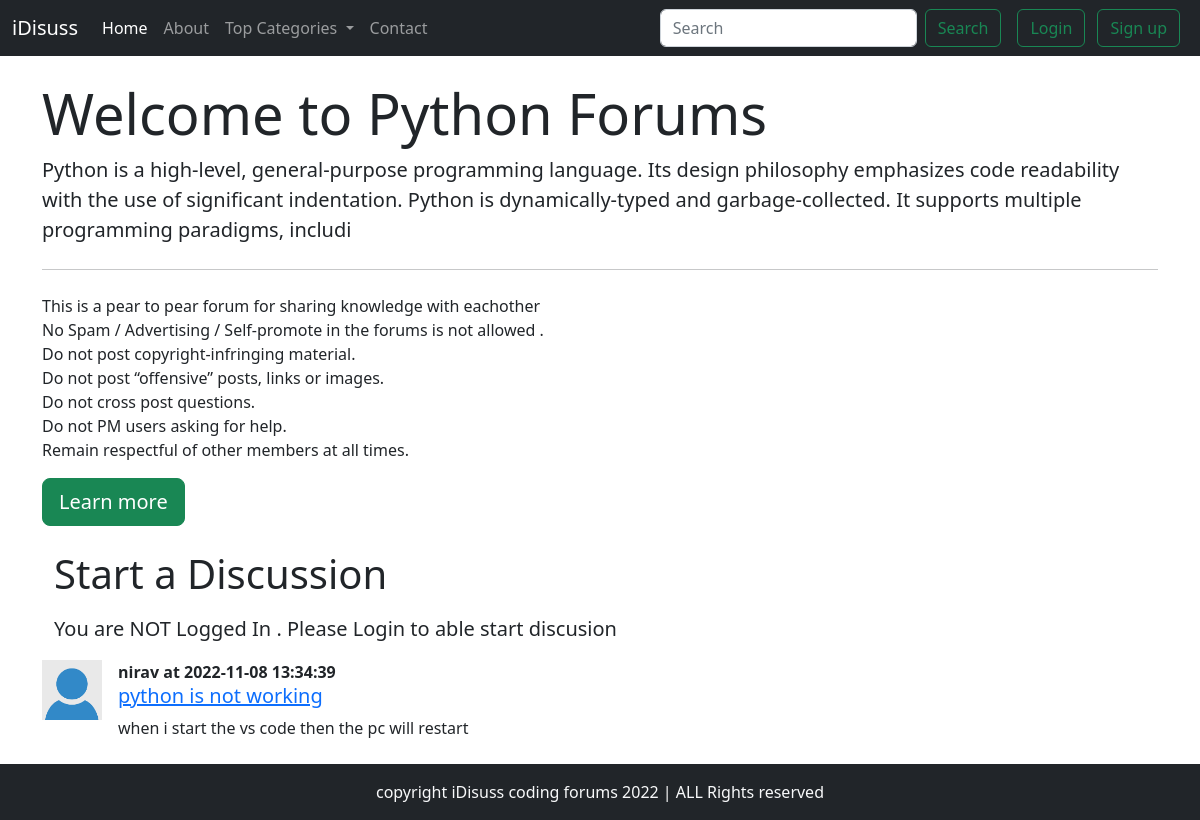
/threads.php?catid=1, run on the app's committed database.
### tables this page shows
CREATE TABLE `categories` (
  `category_id` int(8) NOT NULL,
  `category_name` varchar(255) NOT NULL,
  `category_discription` varchar(255) NOT NULL,
  `created` datetime NOT NULL DEFAULT current_timestamp()
);

CREATE TABLE `threads` (
  `thread_id` int(7) NOT NULL,
  `thread_title` varchar(255) NOT NULL,
  `thread_desc` text NOT NULL,
  `thread_cat_id` int(7) NOT NULL,
  `thread_user_id` int(7) NOT NULL,
  `timestamp` datetime NOT NULL DEFAULT current_timestamp()
);

CREATE TABLE `users` (
  `sno` int(8) NOT NULL,
  `user_email` varchar(30) NOT NULL,
  `user_pass` varchar(255) NOT NULL,
  `timestamp` datetime NOT NULL DEFAULT current_timestamp()
);

### threads.php (the view, shortened to what this page needs)
<!doctype html>
<html lang="en">
<head>
    <link href="https://cdn.jsdelivr.net/npm/bootstrap@5.2.0-beta1/dist/css/bootstrap.min.css" rel="stylesheet"
>
</head>
<body>
    <?php include 'partials/_header.php' ?>
    <?php include 'partials/_dbconnect.php' ?>
    <?php
    $id = $_GET['catid'];
    $sql = "SELECT * FROM `categories` WHERE category_id = $id";
        $result = mysqli_query($conn, $sql);
        while($row = mysqli_fetch_assoc($result))
        {
            $catname = $row['category_name'];
            $catdesc = $row['category_discription'];
        }
    ?>
    <div class="container my-4">
        <div class="jumbotron">
            <h1 class="display-4">Welcome to <?php echo $catname ;?> Forums </h1>
            <p class="lead">
                <?php echo  $catdesc; ?>
            </p>
            <hr class="my-4">
            <p>This is a pear to pear forum for sharing knowledge with eachother<br>
                No Spam / Advertising / Self-promote in the forums is not allowed . <br>
                Do not post copyright-infringing material.<br>
                Do not post “offensive” posts, links or images.<br>
                Do not cross post questions. <br>
                Do not PM users asking for help. <br>
                Remain respectful of other members at all times.<br>
            </p>
            <p class="btn btn-success btn-lg" href="#" roles="button">Learn more</p>
        </div>
        <?php
        if(isset($_SESSION['loggedin']) && $_SESSION['loggedin'] == true)
        {
        echo '<div class="container">
            <h1 class="py-2">Start a Discussion</h1>
            <div class="container">
                <form action="'.$_SERVER["REQUEST_URI"].'" method="POST">
                    <div class="mb-3">
                        <label class="form-label">Problem title</label>
                        <input type="text" class="form-control" id="title" name="title">
                        <div id="emailHelp" class="form-text">Keep your title as crisp as short as possible </div>
                    </div>
                    <div class="form-floating">
                    <textarea class="form-control" placeholder="textarea" id="desc" name="desc"></textarea>
                    <div id="emailHelp" class="form-text">Elabroate Your Concern</div>
                    <input type ="hidden" name ="sno" value="'.$_SESSION["sno"].'">
                    </div>
                    <button type="submit" class="btn btn-success">Submit</button>
                </form>
            </div>';
        }
        else{
            echo '
            <div class="container">
            <h1 class="py-2">Start a Discussion</h1>
                <p  class ="lead">
                    You are NOT Logged In . Please Login to able start discusion
                </p>
            </div>' ;
        }
            ?>
            <?php
                $id = $_GET['catid'];
                $sql = "SELECT * FROM `threads` WHERE thread_cat_id = $id";
                $result = mysqli_query($conn, $sql);
                while($row = mysqli_fetch_assoc($result))
                {
                    $id = $row['thread_id'];
                    $title = $row['thread_title'];
                    $desc = $row['thread_desc'];
                    $threadtime = $row['timestamp'];
                    $thread_userid = $row['thread_user_id'];
                    $sql2 = "SELECT user_email FROM `users` WHERE sno= $thread_userid";
                    $result2 = mysqli_query($conn, $sql2);
                    $row2 = mysqli_fetch_assoc($result2);
                    echo '<div class="d-flex my-3">
                        <div class="flex-shrink-0">
                            <img src="img/default_user.png" width="60px" alt="user image ">
                        </div>
                        <div class="flex-grow-1 ms-3">
                        <p class = "font-weight-bold my-0"><b>'.$row2['user_email'].' at '. $threadtime.'</b></p>
                            <h5 class="mt-0"><a href="../forum/thread.php?threadid='.$id.'">'.$title.'</a></h5>
                            '.$desc.'
                        </div>
                    </div>';
                }
            ?>
        </div>
    <?php include 'partials/_footer.php'?>
</body>
</html>

### data on the page
categories: category_name "Python", category_discription "Python is a high-level, general-purpose programming language. Its design philosophy emphasizes code readability with the use of significant indentation. Python is dynamically-typed and garbage-collected. It supports multiple programming paradigms, includi"
threads: users.user_email "nirav", timestamp "2022-11-08 13:34:39", thread_title "python is not working", thread_desc "when i start the vs code then the pc will restart"
